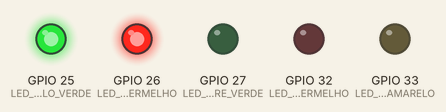
Recording of a sketch running on a simulated ESP32. Parts: output pins drawn as LEDs (lit = HIGH). What the sketch prints to the serial monitor is not drawn.

Above: at 1.5 s.
At 3.5 s:
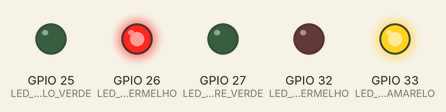
At 5.5 s:
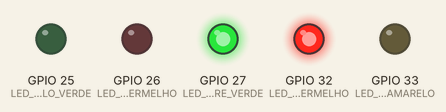
Timing chart, 0 to 9.1 s (numbered marks = the images above):
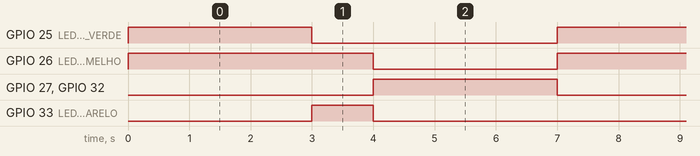

The sketch:

semaphore.ino
```cpp
#define TEMPO_VERDE 3000    // ms
#define TEMPO_AMARELO 1000  // ms
#define TEMPO_VERMELHO 3000 // ms

#define LED_VEICULO_VERDE 25
#define LED_VEICULO_AMARELO 33
#define LED_VEICULO_VERMELHO 32

#define LED_PEDESTRE_VERDE 27
#define LED_PEDESTRE_VERMELHO 26

const int LED_VEICULO_VERDE_ON = 1;
const int LED_VEICULO_VERDE_OFF = 2;
const int LED_VEICULO_AMARELO_ON = 3;
const int LED_VEICULO_AMARELO_OFF = 4;
const int LED_VEICULO_VERMELHO_ON = 5;
const int LED_VEICULO_VERMELHO_OFF = 6;

int state = LED_VEICULO_VERDE_ON;

void setup()
{
    pinMode(LED_VEICULO_VERDE, OUTPUT);
    pinMode(LED_VEICULO_AMARELO, OUTPUT);
    pinMode(LED_VEICULO_VERMELHO, OUTPUT);
    pinMode(LED_PEDESTRE_VERDE, OUTPUT);
    pinMode(LED_PEDESTRE_VERMELHO, OUTPUT);

    digitalWrite(LED_VEICULO_VERDE, LOW);
    digitalWrite(LED_VEICULO_AMARELO, LOW);
    digitalWrite(LED_VEICULO_VERMELHO, LOW);
    digitalWrite(LED_PEDESTRE_VERMELHO, LOW);
    digitalWrite(LED_PEDESTRE_VERDE, LOW);

    Serial.begin(9600);
    Serial.println("Semaphore init");
}

void loop()
{
    switch (state)
    {
    case LED_VEICULO_VERDE_ON:
        digitalWrite(LED_VEICULO_VERDE, HIGH);
        digitalWrite(LED_PEDESTRE_VERMELHO, HIGH);
        delay(TEMPO_VERDE);
        state = LED_VEICULO_VERDE_OFF;
        break;

    case LED_VEICULO_VERDE_OFF:
        digitalWrite(LED_VEICULO_VERDE, LOW);
        state = LED_VEICULO_AMARELO_ON;
        break;

    case LED_VEICULO_AMARELO_ON:
        digitalWrite(LED_VEICULO_AMARELO, HIGH);
        delay(TEMPO_AMARELO);
        state = LED_VEICULO_AMARELO_OFF;
        break;

    case LED_VEICULO_AMARELO_OFF:
        digitalWrite(LED_VEICULO_AMARELO, LOW);
        digitalWrite(LED_PEDESTRE_VERMELHO, LOW);
        state = LED_VEICULO_VERMELHO_ON;
        break;

    case LED_VEICULO_VERMELHO_ON:
        digitalWrite(LED_VEICULO_VERMELHO, HIGH);
        digitalWrite(LED_PEDESTRE_VERDE, HIGH);
        delay(TEMPO_VERMELHO);
        state = LED_VEICULO_VERMELHO_OFF;
        break;

    case LED_VEICULO_VERMELHO_OFF:
        digitalWrite(LED_VEICULO_VERMELHO, LOW);
        digitalWrite(LED_PEDESTRE_VERDE, LOW);
        state = LED_VEICULO_VERDE_ON;
        break;

    default:
        break;
    } // switch
} // loop
```

Measured:
- by itself, GPIO 25 (LED_VEICULO_VERDE), GPIO 27 (LED_PEDESTRE_VERDE), GPIO 32 (LED_VEICULO_VERMELHO): alternates HIGH for 3.0 s and LOW for 4.0 s
- by itself, GPIO 26 (LED_PEDESTRE_VERMELHO): alternates HIGH for 4.0 s and LOW for 3.0 s
- by itself, GPIO 33 (LED_VEICULO_AMARELO): alternates HIGH for 1.0 s and LOW for 6.0 s
